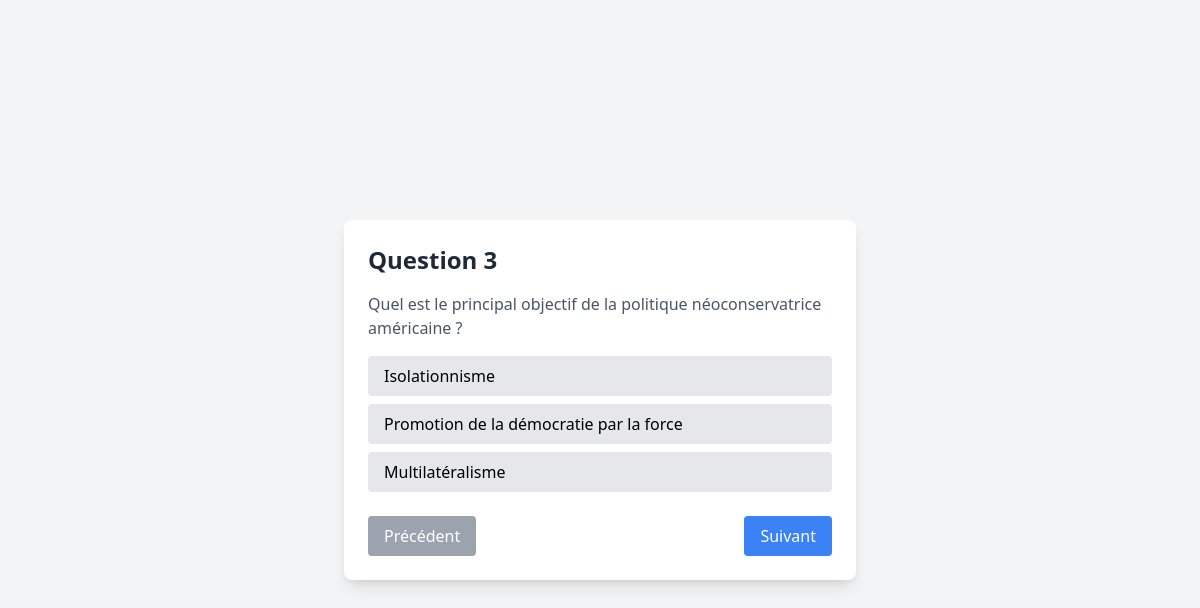
Screenshot of /home/questionnaires/2/questions/ with the database file from the repository.
### quiz/models.py (models this page shows, shortened)
class Question(models.Model):
    id_question = models.AutoField(primary_key=True)
    texte = models.TextField()
    questionnaire = models.ForeignKey(
        Questionnaire, on_delete=models.CASCADE, related_name="questions"
    )

class Choix(models.Model):
    id_choix = models.AutoField(primary_key=True)
    texte = models.CharField(max_length=255)
    est_correct = models.BooleanField(default=False)
    question = models.ForeignKey(
        Question, on_delete=models.CASCADE, related_name="choix"
    )

### quiz/views.py (the view)
# urls.py: path("questionnaires/<int:questionnaire_id>/questions/", views.questions_by_questionnaire, name="questions_by_questionnaire"),
def questions_by_questionnaire(request, questionnaire_id):
    questionnaire = get_object_or_404(Questionnaire, id_questionnaire=questionnaire_id)
    questions = questionnaire.questions.prefetch_related('choix').all()
    return render(request, "questions/questions.html", {
        "questionnaire": questionnaire,
        "questions": questions,
    })

### quiz/templates/questions/questions.html (shortened to what this page needs)
<!DOCTYPE html>
<html lang="fr">
<head>
  <script src="https://cdn.tailwindcss.com"></script>
</head>
<body class="bg-gray-100 min-h-screen flex flex-col justify-center items-center">
  <div class="max-w-lg bg-white shadow-lg rounded-lg p-6 relative">
    {% for question in questions %}
      <div class="question" id="question-{{ forloop.counter }}" style="display: {% if forloop.first %}block{% else %}none{% endif %};">
        <h1 class="text-2xl font-bold text-gray-800 mb-4">Question {{ question.id_question }}</h1>
        <p class="text-gray-600 mb-4" id="question">{{ question.texte }}</p>
        <ul class="space-y-2">
          {% for choix in question.choix.all %}
            <li>
              <button
                class="block w-full bg-gray-200 hover:bg-gray-300 text-left px-4 py-2 rounded"
                onclick="checkAnswer(this, {{ choix.est_correct|yesno:'true,false' }}, {{ forloop.parentloop.counter }})">
                {{ choix.texte }}
              </button>
            </li>
          {% endfor %}
        </ul>
      </div>
    {% endfor %}
    <div class="navigation flex justify-between mt-6">
      <button id="prev" onclick="prevQuestion()" disabled class="bg-gray-400 text-white py-2 px-4 rounded hover:bg-gray-500">
        Précédent
      </button>
      <button id="next" onclick="nextQuestion()" class="bg-blue-500 text-white py-2 px-4 rounded hover:bg-blue-600">
        Suivant
      </button>
    </div>
  </div>
</body>
</html>

### rows the page displays
Question: id_question "3", texte "Quel est le principal objectif de la politique néoconservatrice américaine ?"
Choix: texte "Isolationnisme"
Choix: texte "Promotion de la démocratie par la force"
Choix: texte "Multilatéralisme"
